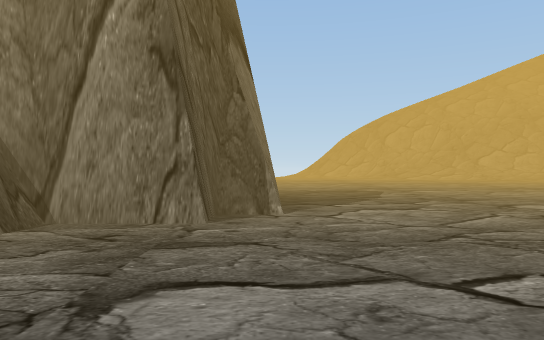
view 1 (above)

22 first-person views from a walk through a 3-D level made in the Unity game engine. The camera is 1.3 m above the floor, looks level and sees 70° across. The floor is counted in squares, 2 m on a side. Each view is taken from the middle of a square. On the plan, view 1 faces up. The plan holds only what a view shows up to about 11 squares ahead; the rest is blank. The place goes on beyond the plan.

view 2
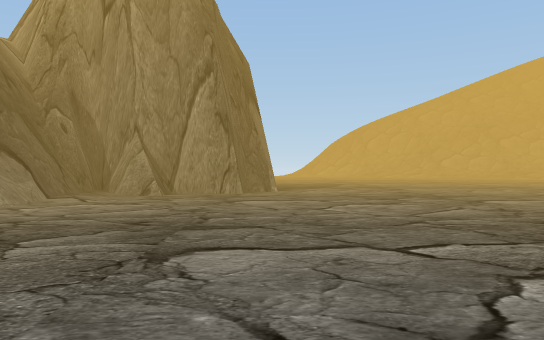

view 3
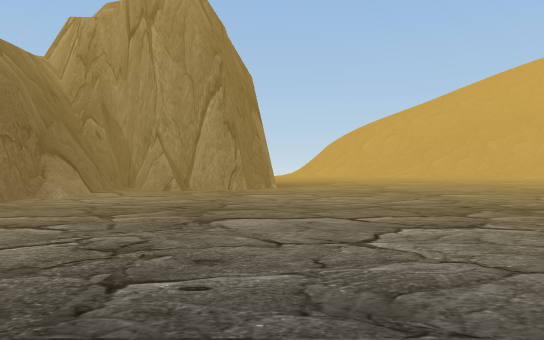

view 4
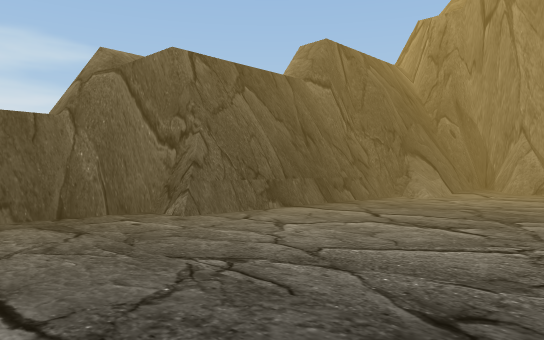

view 5
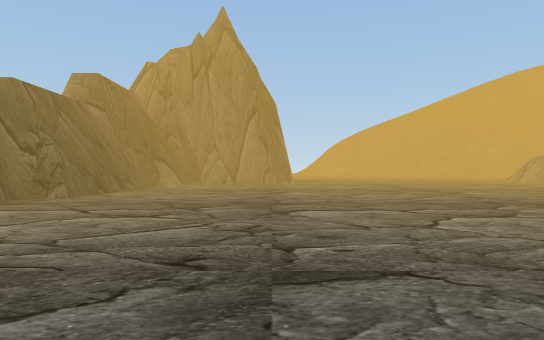

view 6
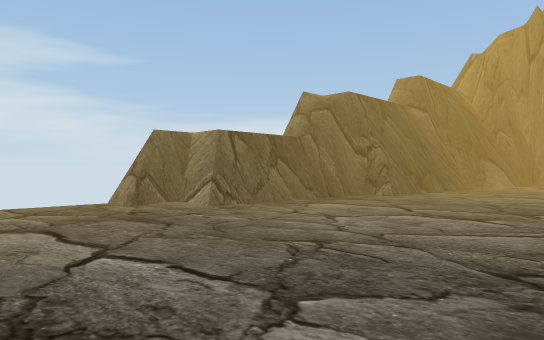

view 7
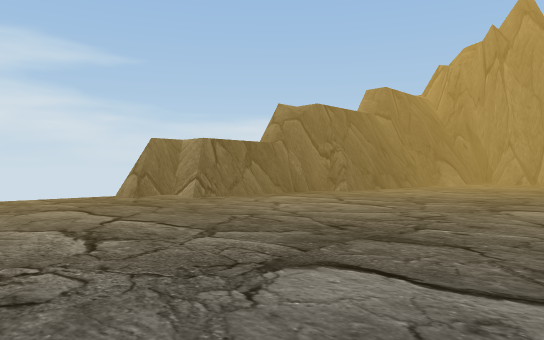

view 8
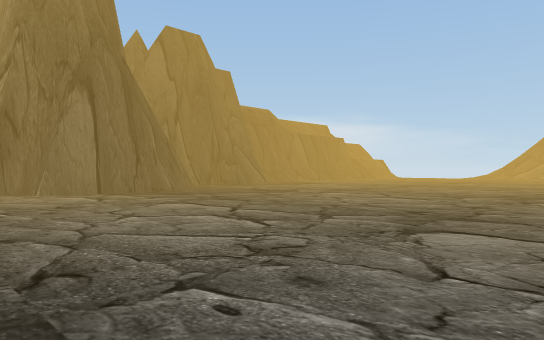

view 9
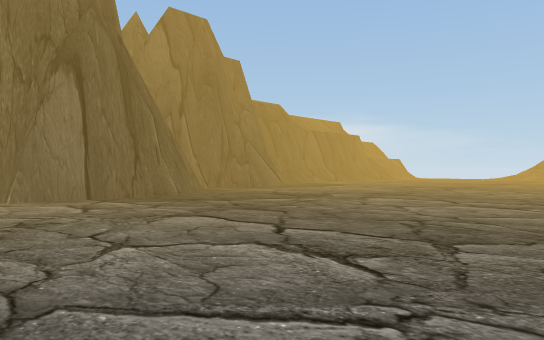

view 10
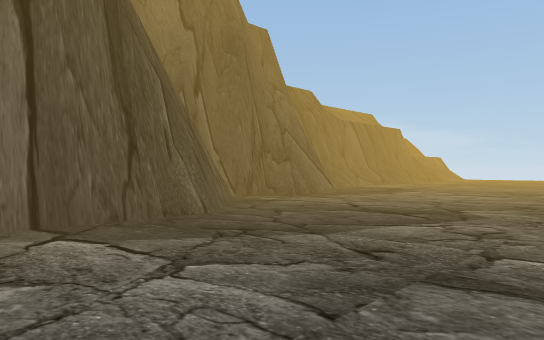

view 11
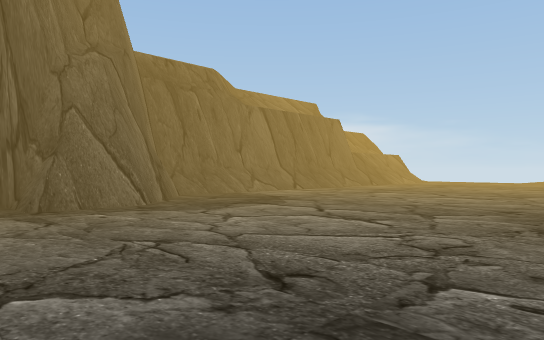

view 12
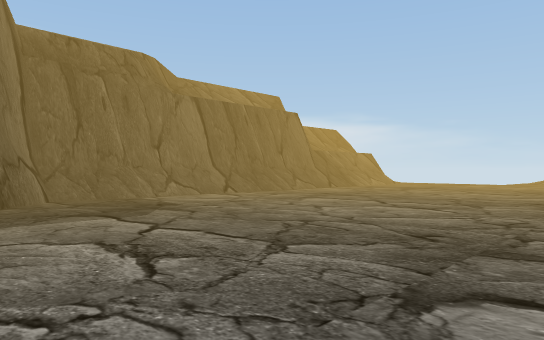

view 13
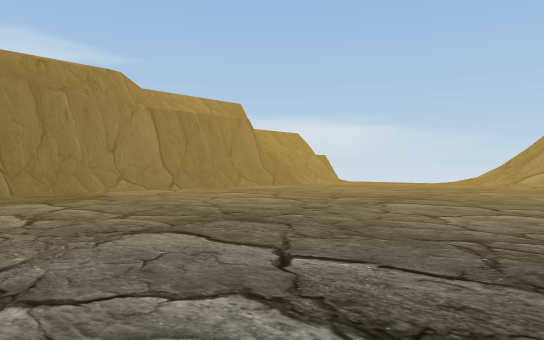

view 14
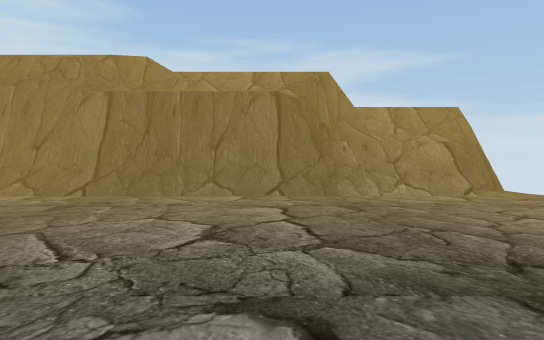

view 15
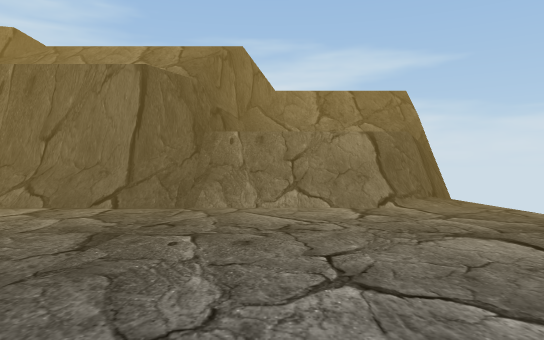

view 16
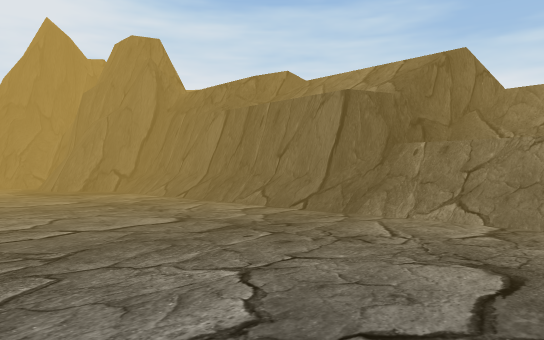

view 17
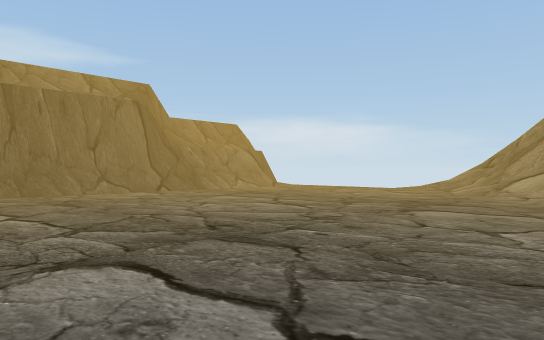

view 18
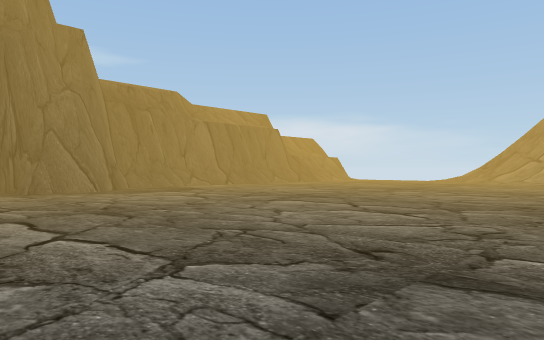

view 19
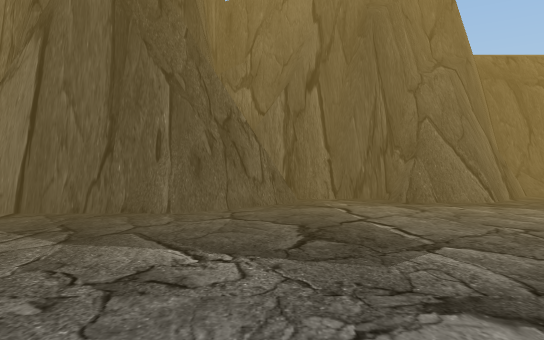

view 20
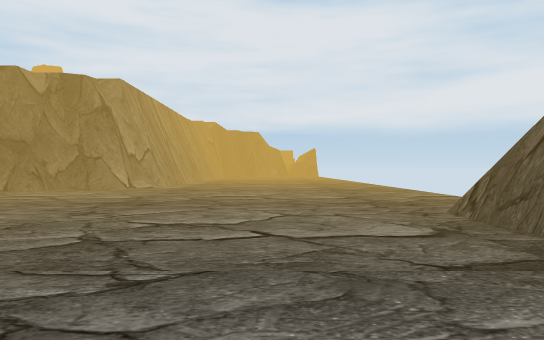

view 21
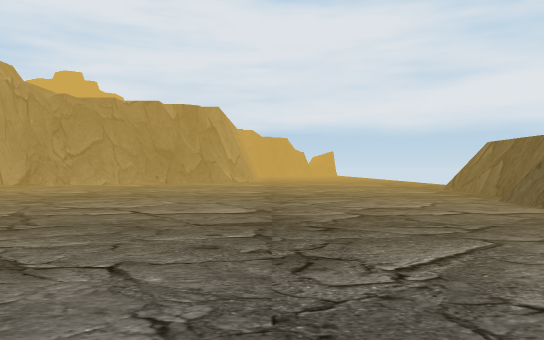

view 22
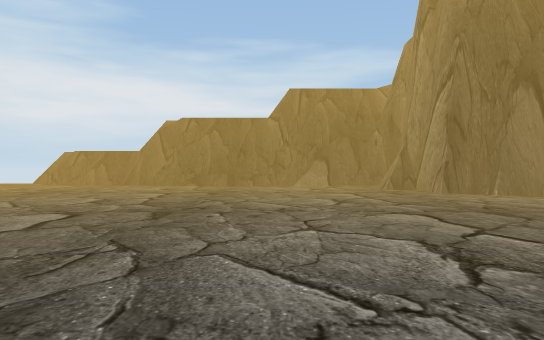

### Floor plan
Key: @ floor where view 1 was taken; # wall or solid block; . main floor; : floor 3.25 m higher than the main floor; / step, stairs or slope; = window, fence, low wall or low ledge.
Columns run from 9 left of view 1 to 11 right of it. Each row starts with its distance up from view 1.
 34     #        ##
 33  ///#/..... /=#
 32  /////......///
 31  /////......../
 30 #/////.........
 29 ###://..........
 28   ##//..........
 27    ##/..........
 26     #/..........
 25     #/..........
 24     #/...........
 23     #/............
 22     #/............
 21     #/............
 20     #/............
 19     #/.............
 18     #/.............
 17     ##/............
 16      ##/...........
 15       ##...........
 14       ##............
 13       #.............
 12       #............
 11       ##............
 10        ##...........
  9         ##..........
  8          #..........
  7          #..........
  6         ##...........
  5      ####............
  4     ###.............
  3    ##.............. .
  2    ##.............
  1    #/..............
  0    #.....@..........
 -1    #...............
 -2    #..............
 -3    #............
 -4   ##............
 -5   ##...........
 -6   #............
 -7   #.............
 -8   #.............
 -9  ##..........
-10 ###.........
-11 ##.........
-12  ...........
-13  ...........
-14  ............
-15  ............

Where each view was taken, in squares from view 1:
view 1: 0 up, 0 right, facing up
view 2: 6 down, 0 right, facing up
view 3: 8 down, 0 right, facing up
view 4: 8 down, 1 left, facing up-left
view 5: 14 down, 1 left, facing up
view 6: 14 down, 1 left, facing up-left
view 7: 15 down, 1 right, facing up-left
view 8: 3 up, 11 right, facing up-left
view 9: 4 up, 9 right, facing up-left
view 10: 6 up, 5 right, facing up-left
view 11: 12 up, 5 right, facing up-left
view 12: 15 up, 5 right, facing up-left
view 13: 15 up, 8 right, facing up-left
view 14: 27 up, 6 right, facing left
view 15: 30 up, 3 right, facing left
view 16: 33 up, 3 right, facing down-left
view 17: 21 up, 7 right, facing up-left
view 18: 11 up, 10 right, facing up-left
view 19: 11 up, 6 right, facing left
view 20: 4 down, 4 left, facing down
view 21: 3 up, 1 left, facing down
view 22: 0 up, 10 right, facing left
